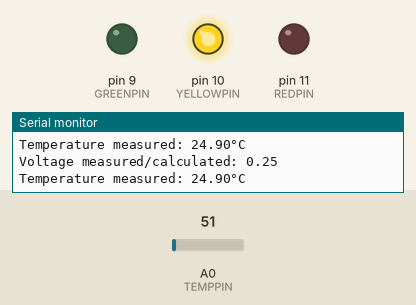
Recording of a program running on a simulated Arduino Mega 2560, built with avr-gcc and run on an emulated ATmega2560. On the bench: output pins drawn as LEDs (lit = HIGH), the last lines printed to the serial monitor. The test bench sets the inputs (shaded band); at power-on: A0 (TEMPPIN) = 51.

Above: at 1.8 s.
1.9 s: A0 (TEMPPIN) set to 59
At 2.4 s:
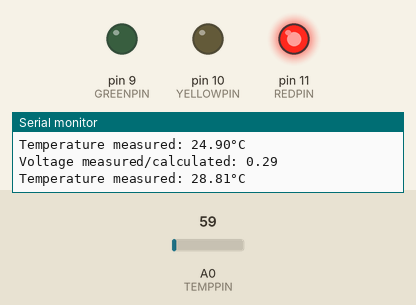
3.5 s: A0 (TEMPPIN) set to 30
At 5.2 s:
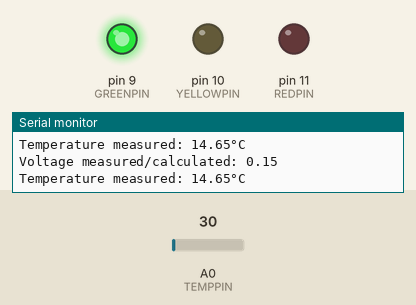
5.5 s: A0 (TEMPPIN) set to 61
At 7.0 s:
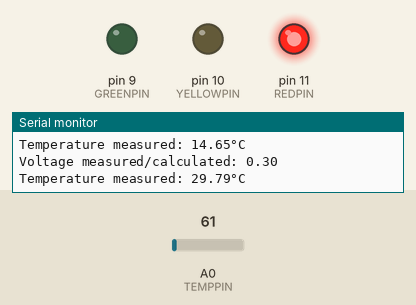
7.5 s: A0 (TEMPPIN) set to 15
At 8.6 s:
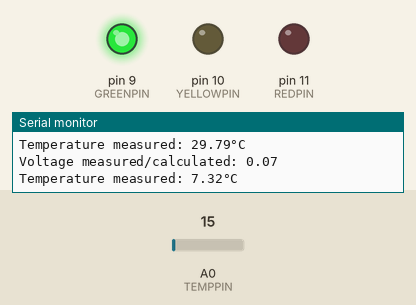
Timing chart, 0 to 10.5 s (numbered marks = the images above; inputs shaded):
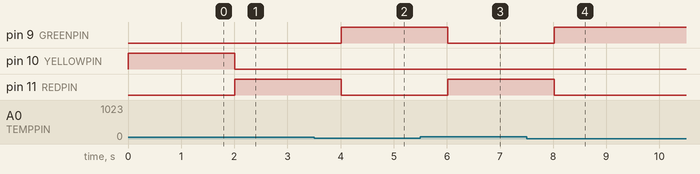

The program:

main.cpp
```cpp
//Oliver Olsen s205443
//Nils Wulff   s223968


#include <Arduino.h>
#define TEMPPIN A0
#define INPUTVOLTAGE 5.0
#define ANALOGMAX 1024.0
#define OFFSET 0

#define REDPIN 11
#define YELLOWPIN 10
#define GREENPIN 9

#define HOTTEMP 27
#define COLDTEMP 24

int analogInput = 0;
float volt = 0;
float tempMeasured = 0;


float voltConvert(int analogInput);
void lights(float temp);

void setup() {
  Serial.begin(9600);
  pinMode(TEMPPIN, INPUT);
  pinMode(REDPIN, OUTPUT);
  pinMode(YELLOWPIN, OUTPUT);
  pinMode(GREENPIN, OUTPUT);

}

void loop() {
  analogInput = analogRead(TEMPPIN);

  // Store the new voltage
  volt = voltConvert(analogInput);
  Serial.print("Voltage measured/calculated: ");
  Serial.println(volt);
  // Temp calculated with formula: temperature_c = voltage * 100
  tempMeasured = (volt-OFFSET) * 100;
  Serial.print("Temperature measured: ");
  Serial.print(tempMeasured);
  Serial.write(u8"\u00B0");
  Serial.println("C");

  lights(tempMeasured);

  // Delay added to reduce number print-outs
  // The sensor can output data once per second
  delay(1000);

}


/**
 * @brief Converts the analog reading tol voltage by utilizing the formula: v = analog_reading * (V_in/analogMax)
 *
 * @param analogInput
 * @return int
 */
  float voltConvert(int analogInput){
  float voltage = 0;
  voltage = analogInput * (INPUTVOLTAGE/ANALOGMAX);
  return voltage;
}


void lights(float temp){
  if (temp >= HOTTEMP){
    digitalWrite(REDPIN, HIGH);
    digitalWrite(YELLOWPIN, LOW);
    digitalWrite(GREENPIN, LOW);
  }
  else if (temp <= COLDTEMP){
    digitalWrite(REDPIN, LOW);
    digitalWrite(YELLOWPIN, LOW);
    digitalWrite(GREENPIN, HIGH);
  }
  else {
    digitalWrite(REDPIN, LOW);
    digitalWrite(YELLOWPIN, HIGH);
    digitalWrite(GREENPIN, LOW);
  }
}
```

Measured:
- the behaviour switches between 55 and 56 on A0 (TEMPPIN) (found by bisection; images 0 and 1)
- after the input at 1.9 s, pin 10 (YELLOWPIN): HIGH → LOW after 0.11 s; pin 11 (REDPIN): LOW → HIGH after 0.11 s
- after the input at 3.5 s, pin 9 (GREENPIN): LOW → HIGH after 0.51 s; pin 11 (REDPIN): HIGH → LOW after 0.51 s
- after the input at 5.5 s, pin 9 (GREENPIN): HIGH → LOW after 0.52 s; pin 11 (REDPIN): LOW → HIGH after 0.52 s
- after the input at 7.5 s, pin 9 (GREENPIN): LOW → HIGH after 0.52 s; pin 11 (REDPIN): HIGH → LOW after 0.52 s
